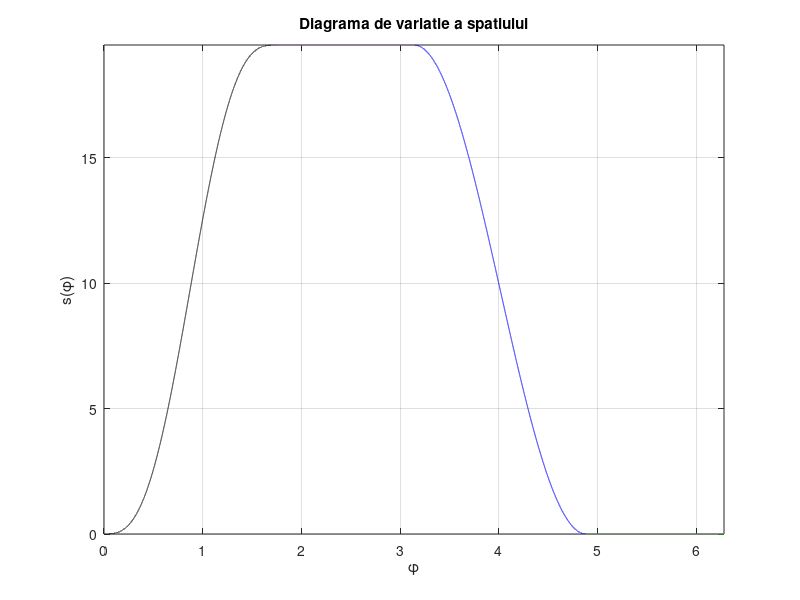
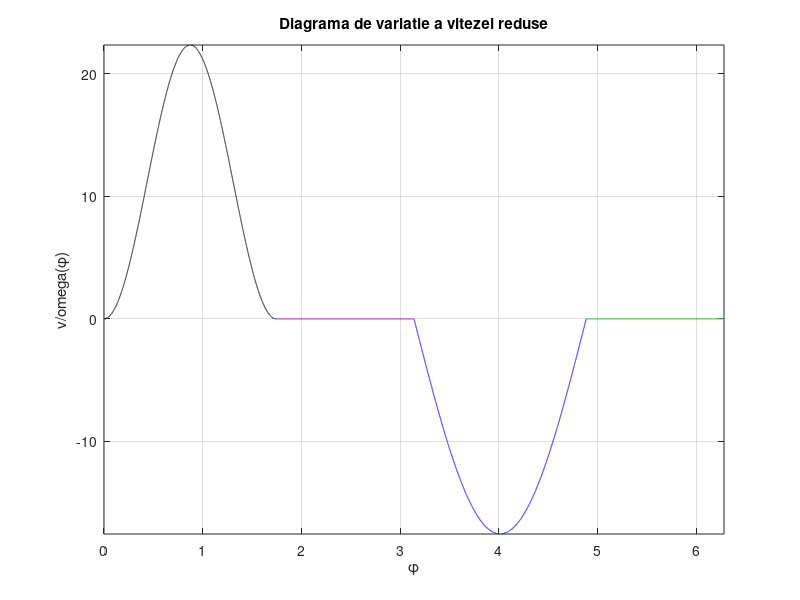
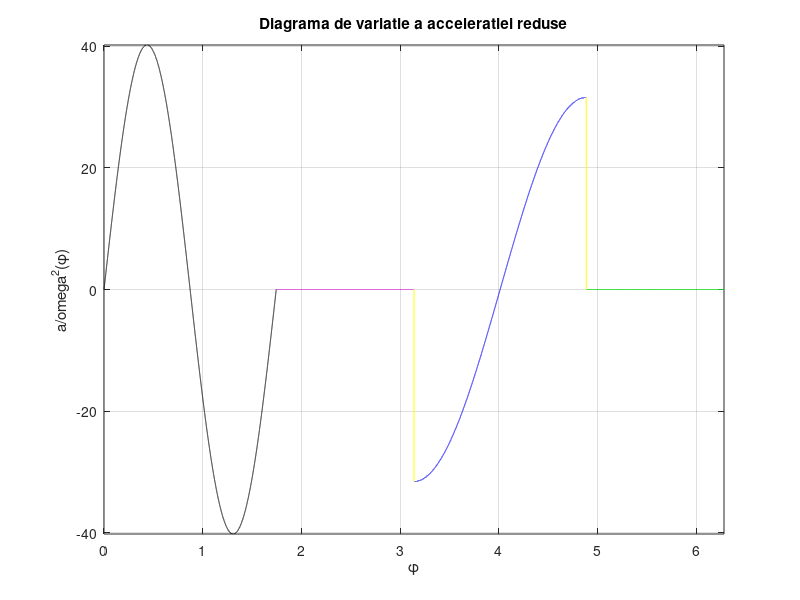

Write the MATLAB code that produced these figures, in order.
phiu = deg2rad(100);
phiR = deg2rad(80);
phic = deg2rad(100);
phir = deg2rad(80);
h = 19.5; %mm
%urcare sinusoidala
phi = 0:0.0001:phiu;
for i=1:length(phi)
    su(i) = h*(phi(i)/phiu-1/(2*pi)*sin(2*pi/phiu*phi(i)));
    vu(i) = h/phiu*(1-cos(2*pi/phiu*phi(i)));
    au(i) = 2*pi*h/phiu^2*sin(2*pi/phiu*phi(i));
end
figure(1),plot(phi,su,'k'); hold on;
figure(2),plot(phi,vu,'k'); hold on;
figure(3),plot(phi,au,'k'); hold on;
%repaus superior
phi = phiu:0.0001:phiu+phiR;
for j=1:length(phi)
    sR(j) = su(i);
    vR(j) = vu(i);
    aR(j) = au(i);
end
figure(1),plot(phi,sR,'m');
figure(2),plot(phi,vR,'m');
figure(3),plot(phi,aR,'m');
%coborare cosinusoidala
phi = 0:0.0001:phic;
l = length(phi);
for i=1:l
    sc(l-i+1) = h/2*(1-cos((pi/phic)*phi(i)));
    vc(l-i+1) = pi*h/(2*phic)*sin((pi/phic)*phi(i));
    ac(l-i+1) = pi^2*h/(2*phic^2)*cos((pi/phic)*phi(i));
end
figure(1),plot(phi+phiu+phiR,sc,'b');
figure(2),plot(phi+phiu+phiR,-vc,'b');
figure(3),plot(phi+phiu+phiR,ac,'b');
line([phiu+phiR,phiu+phiR],[aR(j),ac(1)],'Color','yellow');
%repaus inferior
phi = phiu+phiR+phic:0.0001:2*pi;
for j=1:length(phi)
    sr(j) = su(1);
    vr(j) = vu(1);
    ar(j) = au(1);
end
figure(1),plot(phi,sr,'g');
figure(2),plot(phi,vr,'g');
figure(3),plot(phi,ar,'g');
line([phiu+phiR+phic,phiu+phiR+phic],[ac(l),ar(j)],'Color','yellow');
%adnotatii
figure(1)
grid on; axis tight;
xlabel('\phi'),ylabel('s(\phi)');
title('Diagrama de variatie a spatiului');
hold off;
figure(2)
grid on; axis tight;
xlabel('\phi'),ylabel('v/omega(\phi)');
title('Diagrama de variatie a vitezei reduse');
hold off;
figure(3)
grid on; axis tight;
xlabel('\phi'),ylabel('a/omega^2(\phi)');
title('Diagrama de variatie a acceleratiei reduse');
hold off;
